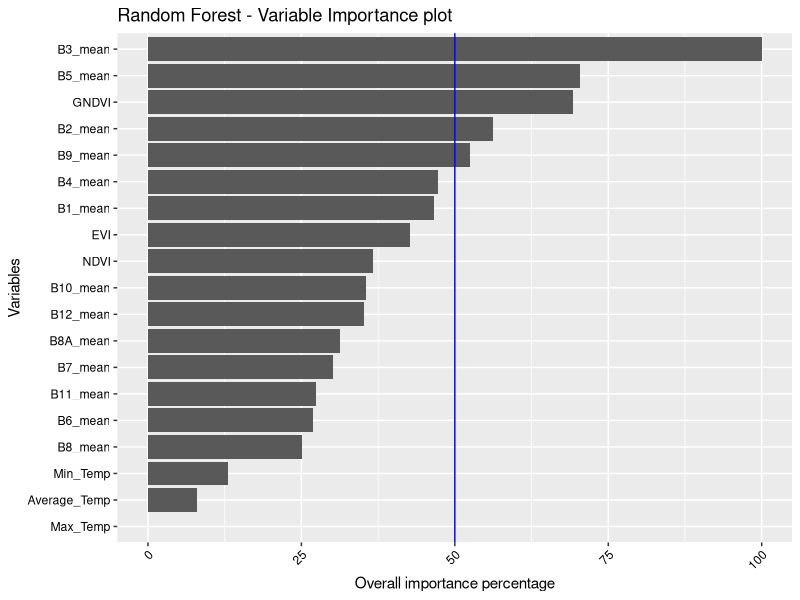

Write the R code that produced this figure.
# Load packages
# https://www.machinelearningplus.com/machine-learning/caret-package/
# https://www.youtube.com/watch?v=fSytzGwwBVw
library(tidyverse)
library(mlbench)
library(ggplot2)
library(caret)

# Set the folder location
#setwd('~/Dropbox/RS Project/RSSTARTUP_repo/Product_Development/Yield_forcasting_R/Innovation_laboratory_EAGLE')
setwd('/home/diego/GITHUP_REPO/Innovation_laboratory_EAGLE')

# Import dataset
# The dataset used is summary_fn.csv, which was clean but the original one
# is summary.csv
Field_Carmen <- read.csv('./Original_data/summary_fn.csv')

# Structure of the dataframe
str(Field_Carmen)

# See top 6 rows and 10 columns
head(Field_Carmen[, 1:10])

# Split the data into training and test set
set.seed(123)
training.samples <- Field_Carmen$Kg_He %>%
  createDataPartition(p = 0.75, list = FALSE)

train.data  <- Field_Carmen[training.samples, ]
test.data <- Field_Carmen[-training.samples, ]

################################################################################

# Build the model
#model <- lm(Kg_He ~., data = train.data)

# Observe the model
#model

# It is because, one of your dependent variables has NA for Coefficients given as
# output by the lm(..) function. Such a variable is making no difference to the 
# model, often due to multicollinearity problem ie, that predictor variable is 
# linearly dependent on other predictor variables OR because, that predictor 
# variable is constant for all the records(rows). The best thing to do is to drop
# that variable from the formula in lm(..) function and do the regression again.

# Make predictions and compute the R2, RMSE and MAE
#predictions <- model %>% predict(test.data, na.action=na.exclude)

#data.frame( R2 = R2(predictions, test.data$Kg_He),
#            RMSE = RMSE(predictions, test.data$Kg_He),
#            MAE = MAE(predictions, test.data$Kg_He))

#RMSE(predictions, test.data$Kg_He)/mean(test.data$Kg_He)

################################################################################

# RandomForest
# https://topepo.github.io/caret/train-models-by-tag.html#random-forest
# https://stats.stackexchange.com/questions/348245/do-we-have-to-tune-the-number-of-trees-in-a-random-forest
# https://stats.stackexchange.com/questions/50210/caret-and-randomforest-number-of-trees

# Define training control
set.seed(234)
train.control <- trainControl(method = "none")

# Train the model
model <- train(Kg_He ~., data = Field_Carmen, 
               method = "rf",
               ntree = 1000,
               trControl = train.control,
               tuneGrid = data.frame(mtry = 6))

# Summarize the results
summary(model)
print(model)

# Make predictions and compute the R2, RMSE and MAE
predictions <- model %>% predict(test.data, na.action=na.exclude)

predictions

data.frame( R2 = R2(predictions, test.data$Kg_He),
            RMSE = RMSE(predictions, test.data$Kg_He),
            MAE = MAE(predictions, test.data$Kg_He))

RMSE(predictions, test.data$Kg_He)/mean(test.data$Kg_He)

# variable importance
gbmImp <- varImp(model, scale = T)
gbmImp

# Save boxplot as .png
png(file = './Plots/Variable_Importance.png', units = "px",
    width = 1200, height = 700)
#plot(gbmImp, top = 19, main = "Random Forest - Variable Importance plot")

nrow(varImp(model)$importance) #34 variables extracted

p <- varImp(model)$importance %>% 
  as.data.frame() %>%
  rownames_to_column() %>%
  arrange(Overall) %>%
  mutate(rowname = forcats::fct_inorder(rowname )) %>%
  ggplot() +
  geom_col(aes(x = rowname, y = Overall)) +
  coord_flip() +
  labs(title = "Random Forest - Variable Importance plot") +
  geom_hline(yintercept = 50, color = "blue", size=0.5) +
  ylab('Overall importance percentage') + xlab('Variables') + 
  theme(axis.text.x = element_text(angle = 45, hjust = 1, colour = "black")) +
  theme(axis.text.y = element_text(hjust = 1, colour = "black"))

plot(p)

dev.off()
